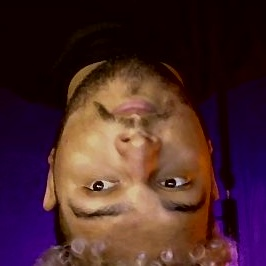
#> input picture temp_captura_cadastro.jpg, 266 x 266 px
$ python -i simple_face_recognition_system.py   (imports and definitions only)   (older library calls are emulated)
#> lines starting #> are read from the running program, lines starting #| are printed output that depends on the picture
#> further down, picture is the input picture: shape (266, 266, 3); mean B, G, R 43, 40.4, 73.2
import cv2
import numpy as np
import json
from datetime import datetime
import os
import pickle
from sklearn.metrics.pairwise import cosine_similarity


class SimpleFaceRecognitionSystem:
    def __init__(self):
        self.known_faces = []
        self.known_names = []
        self.tolerance = 0.75  # Para similaridade de coseno
        self.faces_data_file = "faces_data.pkl"
        self.logs_file = "access_logs.json"

        # Inicializar detector de face do OpenCV
        self.face_cascade = cv2.CascadeClassifier(cv2.data.haarcascades + 'haarcascade_frontalface_default.xml')

        self.load_faces_data()

    def extract_face_features(self, face_image):
        """Extrai características da face usando histogramas e textura"""
        # Converter para escala de cinza se necessário
        if len(face_image.shape) == 3:
            gray = cv2.cvtColor(face_image, cv2.COLOR_BGR2GRAY)
        else:
            gray = face_image

        # Redimensionar para tamanho padrão
        gray = cv2.resize(gray, (100, 100))

        # Normalizar iluminação
        gray = cv2.equalizeHist(gray)

        # Extrair histograma
        hist = cv2.calcHist([gray], [0], None, [256], [0, 256])
        hist = cv2.normalize(hist, hist).flatten()

        # Extrair características LBP (Local Binary Pattern) simplificado
        lbp_features = self.extract_lbp_features(gray)

        # Extrair características de gradiente
        gradient_features = self.extract_gradient_features(gray)

        # Combinar características
        features = np.concatenate([hist, lbp_features, gradient_features])

        return features

    def extract_lbp_features(self, gray_image):
        """Extrai características Local Binary Pattern simplificado"""
        h, w = gray_image.shape
        lbp = np.zeros((h-2, w-2), dtype=np.uint8)

        for i in range(1, h-1):
            for j in range(1, w-1):
                center = gray_image[i, j]
                binary = 0
                powers = [1, 2, 4, 8, 16, 32, 64, 128]

                # Comparar com os 8 vizinhos
                neighbors = [
                    gray_image[i-1, j-1], gray_image[i-1, j], gray_image[i-1, j+1],
                    gray_image[i, j+1], gray_image[i+1, j+1], gray_image[i+1, j],
                    gray_image[i+1, j-1], gray_image[i, j-1]
                ]

                for k, neighbor in enumerate(neighbors):
                    if neighbor >= center:
                        binary += powers[k]

                lbp[i-1, j-1] = binary

        # Calcular histograma do LBP
        hist_lbp = cv2.calcHist([lbp], [0], None, [256], [0, 256])
        hist_lbp = cv2.normalize(hist_lbp, hist_lbp).flatten()

        return hist_lbp

    def extract_gradient_features(self, gray_image):
        """Extrai características de gradiente"""
        # Calcular gradientes
        grad_x = cv2.Sobel(gray_image, cv2.CV_64F, 1, 0, ksize=3)
        grad_y = cv2.Sobel(gray_image, cv2.CV_64F, 0, 1, ksize=3)

        # Magnitude do gradiente
        magnitude = np.sqrt(grad_x**2 + grad_y**2)

        # Histograma da magnitude
        hist_mag = cv2.calcHist([magnitude.astype(np.uint8)], [0], None, [64], [0, 256])
        hist_mag = cv2.normalize(hist_mag, hist_mag).flatten()

        return hist_mag

    def load_faces_data(self):
        """Carrega os dados dos rostos conhecidos do arquivo pickle"""
        if os.path.exists(self.faces_data_file):
            try:
                with open(self.faces_data_file, 'rb') as f:
#> (reads faces_data.pkl from the repository)
                    data = pickle.load(f)
                    self.known_faces = data.get('faces', [])
                    self.known_names = data.get('names', [])
                print(f"Carregados {len(self.known_names)} rostos conhecidos")
            except Exception as e:
                print(f"Erro ao carregar dados dos rostos: {e}")
                self.known_faces = []
                self.known_names = []

    # [60 lines left out: functions save_faces_data, log_access, get_logs, not called in this run]

    def detect_faces(self, image):
        """Detecta faces na imagem usando Haar Cascades com parâmetros otimizados e filtro de proporção"""
        try:
            gray = cv2.cvtColor(image, cv2.COLOR_BGR2GRAY)
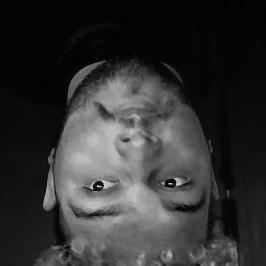
#> gray: shape (266, 266); min 2, max 241, mean 50.5
            # Parâmetros mais rigorosos para precisão
            faces = self.face_cascade.detectMultiScale(
                gray,
                scaleFactor=1.08,  # menor que 1.1 para mais precisão
                minNeighbors=7,    # mais vizinhos para menos falsos positivos
                minSize=(60, 60),  # rostos menores são ignorados
                flags=cv2.CASCADE_SCALE_IMAGE
            )
#> faces = [[70, 72, 120, 120]]
            face_regions = []
            for (x, y, w, h) in faces:
                # Filtro de proporção (descarta regiões muito largas/estreitas)
                aspect = w / float(h)
                if aspect < 0.7 or aspect > 1.4:
                    continue
                # Filtro de tamanho mínimo absoluto
                if w < 60 or h < 60:
                    continue
                face_region = image[y:y+h, x:x+w]
                face_regions.append({
                    'face': face_region,
                    'bbox': (x, y, x+w, y+h),
                    'confidence': 1.0  # Haar cascades não fornecem confiança
                })
#> this loop made 1 pass
#> (x, y, w, h, aspect) on pass 1: (70, 72, 120, 120, 1)
#> pass 1, in detect_faces, `face_region = image[y:y+h, x:x+w]`:
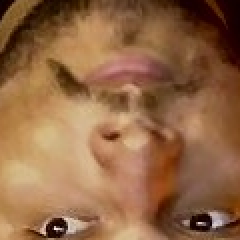
#> face_region: shape (120, 120, 3) (shown 2 times larger); mean B, G, R 69.3, 103.4, 146.3
#> after the loop, face_regions = 1 item
            return face_regions
        except Exception as e:
            print(f"Erro na detecção de faces: {e}")
            return []

    # [36 lines left out: function add_new_face, not called in this run]

    def recognize_faces(self, frame):
        """Reconhece faces em um frame da câmera"""
        try:
            # Detectar faces usando Haar Cascades
            detected_faces = self.detect_faces(frame)
#> detected_faces = 1 item

            results = []

            for face_data in detected_faces:
                face_region = face_data['face']
                bbox = face_data['bbox']

                # Extrair características da face detectada
                face_features = self.extract_face_features(face_region)

                name = "Desconhecido"
                confidence = 0
                access_granted = False

                if len(self.known_faces) > 0:
                    # Comparar com faces conhecidas usando similaridade de coseno
                    similarities = []
                    for known_face in self.known_faces:
                        similarity = cosine_similarity([face_features], [known_face])[0][0]
                        similarities.append(similarity)

                    max_similarity = max(similarities)

                    if max_similarity >= self.tolerance:
                        best_match_index = similarities.index(max_similarity)
                        name = self.known_names[best_match_index]
                        confidence = max_similarity
                        access_granted = True

                results.append({
                    'name': name,
                    'confidence': confidence,
                    'access_granted': access_granted,
                    'bbox': bbox
                })
#> this loop made 1 pass
#> (bbox, name, confidence, access_granted, max_similarity, best_match_index) on pass 1: ((70, 72, 190, 192), 'Quir', 1, True, 1, 3)
#> pass 1, in extract_face_features, `gray = cv2.cvtColor(face_image, cv2.COLOR_BGR2GRAY)`:
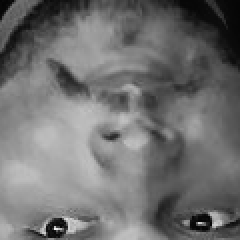
#> gray: shape (120, 120) (shown 2 times larger); min 4, max 241, mean 112.3
#> pass 1, in extract_face_features, `gray = cv2.equalizeHist(gray)`:
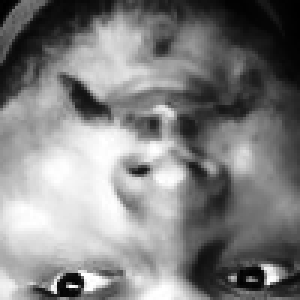
#> gray: shape (100, 100) (shown 3 times larger); min 0, max 255, mean 128.2
#> pass 1, in extract_gradient_features, `grad_x = cv2.Sobel(gray_image, cv2.CV_64F, 1, 0, ksize=3)`:
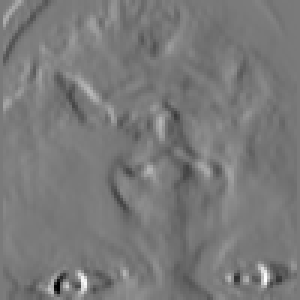
#> grad_x: shape (100, 100) float64 (shown 3 times larger); min -888, max 956, mean -6.9; drawn with min black and max white
#> after the loop, results = 1 item

            return results

        except Exception as e:
            print(f"Erro no reconhecimento: {e}")
            return []

    # [13 lines left out: function remove_face, not called in this run]

    def get_registered_faces(self):
        """Retorna lista de faces cadastradas"""
        return self.known_names.copy()


# [4 lines not run here, left out]

>>> import cv2
>>> picture = cv2.imread('temp_captura_cadastro.jpg')
>>> result = SimpleFaceRecognitionSystem().recognize_faces(picture)
#> result = 1 item
